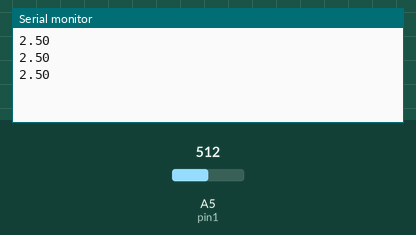
The sketch below on a simulated Arduino Uno, built with avr-gcc and run on an emulated ATmega328P. Parts: the last lines printed to the serial monitor. The test bench sets the inputs (shaded band); at power-on: A5 (pin1) = 512.

Above: at 1.3 s.
1.4 s: A5 (pin1) set to 716
At 1.9 s:
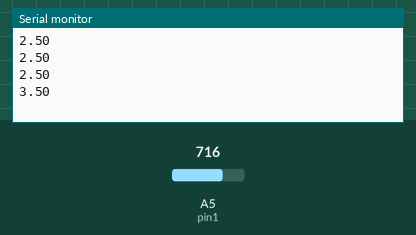
2.9 s: A5 (pin1) set to 900
At 3.4 s:
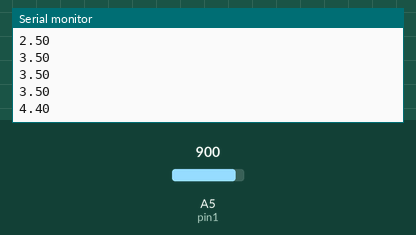
Timing chart, 0 to 5.9 s (numbered marks = the images above; inputs shaded):
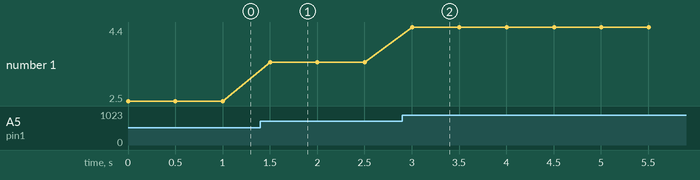

The sketch:

potentiometer.ino
```cpp
int pin1 = A5;
int readVal;
float r2;
int wait = 500;
void setup() {
  // put your setup code here, to run once:
pinMode(pin1, INPUT);
Serial.begin(9600);
}

void loop() {
  // put your main code here, to run repeatedly:
readVal = analogRead(pin1);
r2 = (5./1023.);
Serial.println(readVal*r2);
delay(wait);
}
```

Measured:
- after the input at 1.4 s, the serial monitor: prints a new line after 0.10 s (image 1)
- after the input at 2.9 s, the serial monitor: prints a new line after 0.10 s (image 2)
- plotted number 1: 2.5 → 3.5 after the input at 1.4 s, 3.5 → 4.4 after the input at 2.9 s
